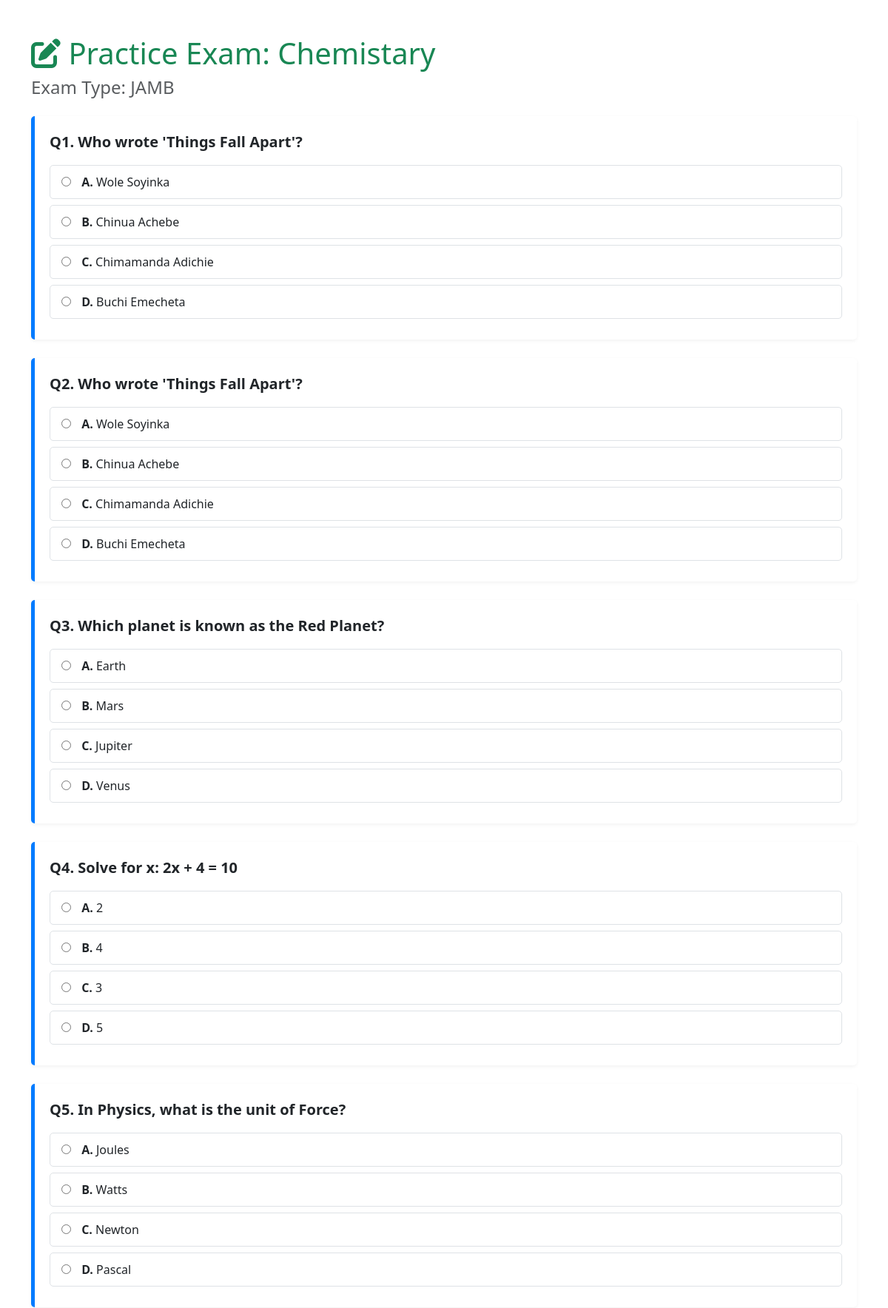
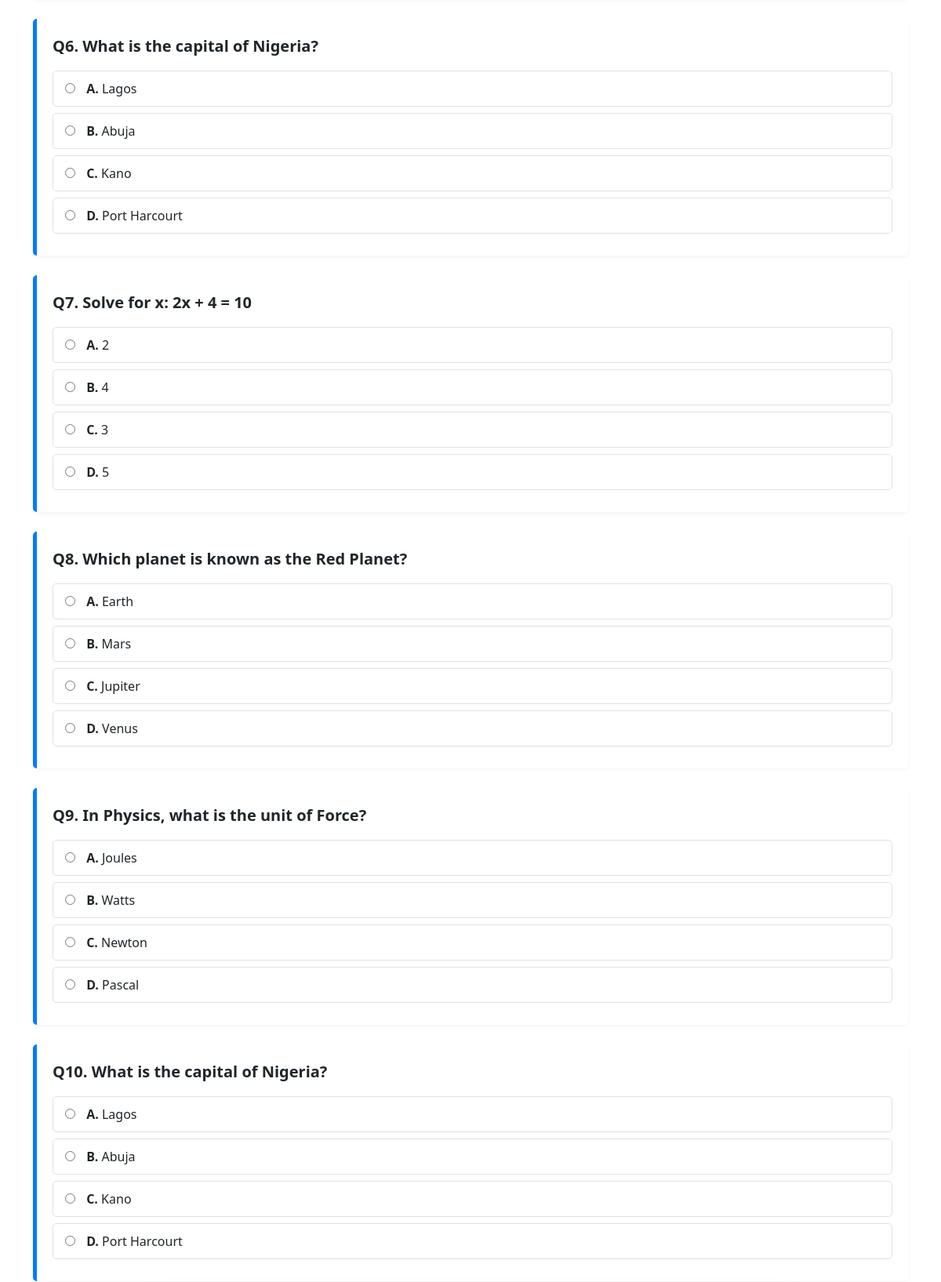
Page /take_exam/4 (signed in, upper part) on the committed database (2 pictures, top to bottom).
### exam_app/models.py (models this page shows)
class Subject(db.Model):
    id = db.Column(db.Integer, primary_key=True)
    name = db.Column(db.String(50), nullable=False)
    exam_id = db.Column(db.Integer, db.ForeignKey('exam.id'), nullable=False)
    questions = db.relationship('Question', backref='subject', lazy=True)
    __table_args__ = (db.UniqueConstraint('name', 'exam_id', name='_name_exam_uc'),)

class Exam(db.Model):
    id = db.Column(db.Integer, primary_key=True)
    name = db.Column(db.String(50), unique=True, nullable=False)
    description = db.Column(db.String(200))
    subjects = db.relationship('Subject', backref='exam', lazy=True)

class Question(db.Model):
    id = db.Column(db.Integer, primary_key=True)
    question_text = db.Column(db.Text, nullable=False)
    option_a = db.Column(db.String(500), nullable=False)
    option_b = db.Column(db.String(500), nullable=False)
    option_c = db.Column(db.String(500), nullable=False)
    option_d = db.Column(db.String(500), nullable=False)
    correct_answer = db.Column(db.String(1), nullable=False)
    subject_id = db.Column(db.Integer, db.ForeignKey('subject.id'), nullable=False)
    explanation = db.Column(db.Text)

### exam_app/routes/main.py (the view, shortened to what this page needs)
@bp.route('/take_exam/<int:subject_id>', methods=['GET', 'POST'])
def take_exam(subject_id):
    if not g.user: return redirect(url_for('auth.login'))
    subject = Subject.query.get_or_404(subject_id)
    questions = Question.query.filter_by(subject_id=subject_id).all()
    if not questions:
        flash(f"No questions for {subject.name}.", 'danger')
        return redirect(url_for('main.dashboard'))
    random.shuffle(questions)
    return render_template('take_exam.html', subject=subject, questions=questions)

### exam_app/utils.py (called while the page is built)
def before_request():
    g.user = None
    if 'username' in session:
        g.user = session['username']

### templates/take_exam.html (shortened to what this page needs)
<!DOCTYPE html>
<html lang="en">
<head>
    <link href="https://cdn.jsdelivr.net/npm/bootstrap@5.3.3/dist/css/bootstrap.min.css" rel="stylesheet">
    <link rel="stylesheet" href="https://cdnjs.cloudflare.com/ajax/libs/font-awesome/6.0.0-beta3/css/all.min.css">
</head>
<body>
    <div class="container mt-5">
        <h1 class="text-success"><i class="fas fa-edit"></i> Practice Exam: {{ subject.name }}</h1>
        <h4 class="text-muted mb-4">Exam Type: {{ subject.exam.name }}</h4>
        <form method="POST">
            {% for question in questions %}
                <div class="question-block">
                    <p class="fw-bold fs-5 mb-3">Q{{ loop.index }}. {{ question.question_text }}</p>
                    <div>
                        <label class="option-label">
                            <input type="radio" name="q_{{ question.id }}" value="A" required>
                            <span class="fw-bold">A.</span> {{ question.option_a }}
                        </label>
                        <label class="option-label">
                            <input type="radio" name="q_{{ question.id }}" value="B">
                            <span class="fw-bold">B.</span> {{ question.option_b }}
                        </label>
                        <label class="option-label">
                            <input type="radio" name="q_{{ question.id }}" value="C">
                            <span class="fw-bold">C.</span> {{ question.option_c }}
                        </label>
                        <label class="option-label">
                            <input type="radio" name="q_{{ question.id }}" value="D">
                            <span class="fw-bold">D.</span> {{ question.option_d }}
                        </label>
                    </div>
                </div>
            {% endfor %}
        </form>
    </div>
</body>
</html>

### templates/take_exam.html (style rules this page uses)
.question-block { padding: 20px; margin-bottom: 25px; border-left: 5px solid #007bff; border-radius: 5px; box-shadow: 0 2px 5px rgba(0, 0, 0, 0.05); background-color: #ffffff; }
.option-label { display: block; padding: 10px 15px; border: 1px solid #dee2e6; border-radius: 5px; margin-bottom: 8px; transition: all 0.2s; cursor: pointer; }
.option-label input[type="radio"] { margin-right: 10px; }

### rows in the picture
Subject: name "Chemistary"
Exam: exam.name "JAMB"
Question: question_text "Who wrote 'Things Fall Apart'?", option_a "Wole Soyinka", option_b "Chinua Achebe", option_c "Chimamanda Adichie", option_d "Buchi Emecheta"
Question: question_text "Who wrote 'Things Fall Apart'?", option_a "Wole Soyinka", option_b "Chinua Achebe", option_c "Chimamanda Adichie", option_d "Buchi Emecheta"
Question: question_text "Which planet is known as the Red Planet?", option_a "Earth", option_b "Mars", option_c "Jupiter", option_d "Venus"
Question: question_text "Solve for x: 2x + 4 = 10", option_a "2", option_b "4", option_c "3", option_d "5"
Question: question_text "In Physics, what is the unit of Force?", option_a "Joules", option_b "Watts", option_c "Newton", option_d "Pascal"
Question: question_text "What is the capital of Nigeria?", option_a "Lagos", option_b "Abuja", option_c "Kano", option_d "Port Harcourt"
Question: question_text "Solve for x: 2x + 4 = 10", option_a "2", option_b "4", option_c "3", option_d "5"
Question: question_text "Which planet is known as the Red Planet?", option_a "Earth", option_b "Mars", option_c "Jupiter", option_d "Venus"
Question: question_text "In Physics, what is the unit of Force?", option_a "Joules", option_b "Watts", option_c "Newton", option_d "Pascal"
Question: question_text "What is the capital of Nigeria?", option_a "Lagos", option_b "Abuja", option_c "Kano", option_d "Port Harcourt"
